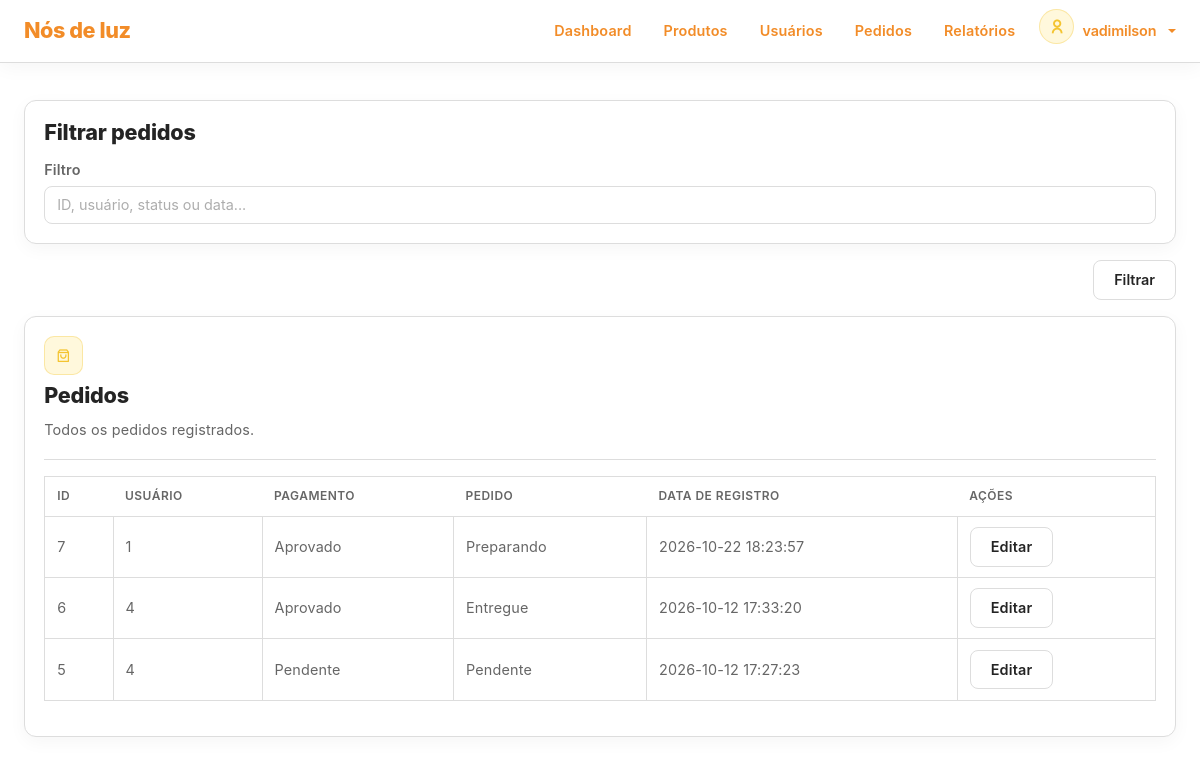
Before: /dashboard/orders.php (signed in) with the older database file.
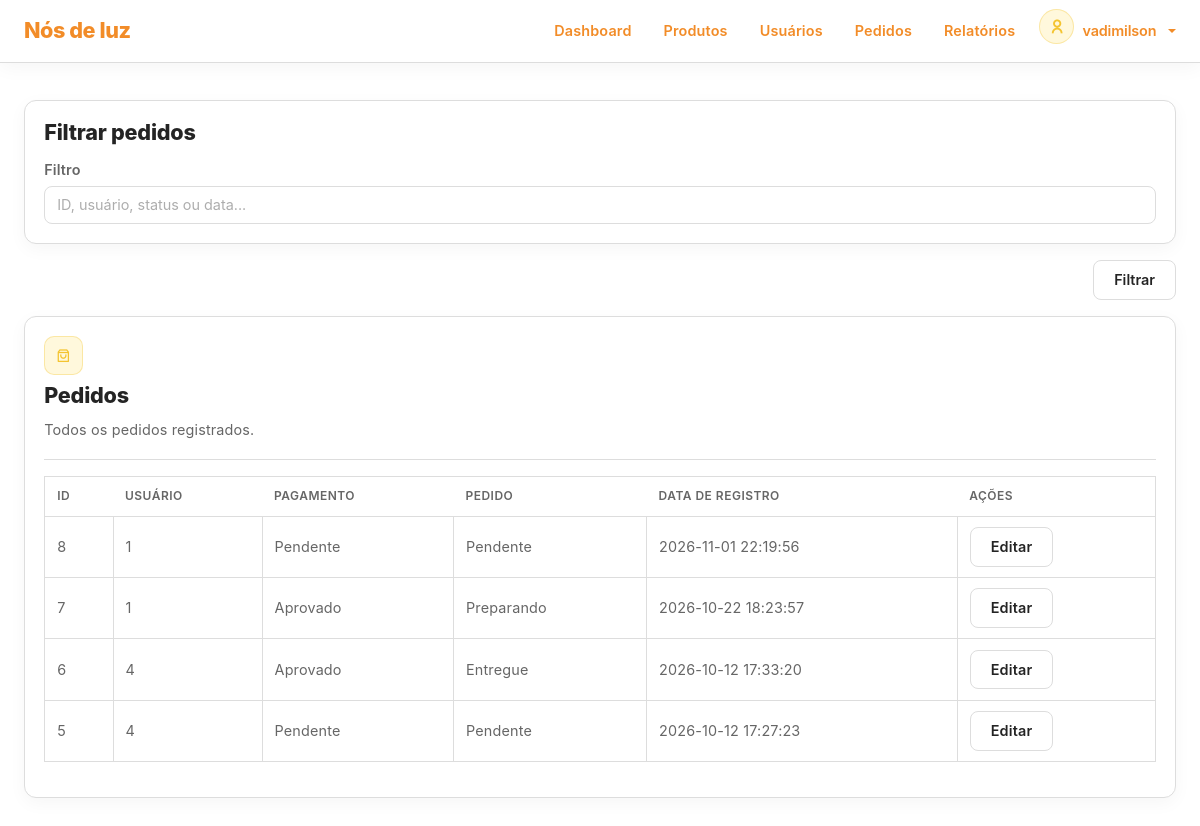
After: the same page with the newer database file.
### tables this page shows
CREATE TABLE `orders` (
  `id` int(11) NOT NULL,
  `user_id` int(11) NOT NULL,
  `total` decimal(10,2) NOT NULL,
  `payment_status` enum('Pendente','Aprovado','Recusado') NOT NULL DEFAULT 'Pendente',
  `order_status` enum('Pendente','Preparando','Enviado','Entregue','Cancelado') NOT NULL DEFAULT 'Pendente',
  `date_register` datetime NOT NULL DEFAULT current_timestamp()
);

### app/config/config.php (called while the page is built, shortened)
<?php
function e(?string $value): string
{
    return htmlspecialchars($value ?? '', ENT_QUOTES, 'UTF-8');
}
?>

### components/shared/table-orders.php (the view, shortened to what this page needs)
<div class="table-responsive table-container">
    <table class="table align-middle text-nowrap">
        <thead>
            <tr>
                <th>ID</th>
                <th>Usuário</th>
                <th>Pagamento</th>
                <th>Pedido</th>
                <th>Data de registro</th>
                <th>Ações</th>
            </tr>
        </thead>
        <tbody>
            <?php if (!empty($orders)): ?>
                <?php foreach ($orders as $order): ?>
                    <tr>
                        <td>
                            <?= e($order['id']) ?>
                        </td>
                        <td>
                            <?= e($order['user_id']) ?>
                        </td>
                        <td>
                            <?= e($order['payment_status']) ?>
                        </td>
                        <td>
                            <?= e($order['order_status']) ?>
                        </td>
                        <td>
                            <?= e($order['date_register']) ?>
                        </td>
                        <td>
                            <a
                                class="btn secondary"
                                href="<?= BASE_URL ?>dashboard/order-edit.php?id=<?= (int) $order['id'] ?>"
                            >
                                Editar
                            </a>
                        </td>
                    </tr>
                <?php endforeach; ?>
            <?php endif; ?>
        </tbody>
    </table>
</div>

Changed rows visible on the page:
added orders: id "8", user "1", payment_status "Pendente", order_status "Pendente", date_register "2026-11-01 22:19:56"
